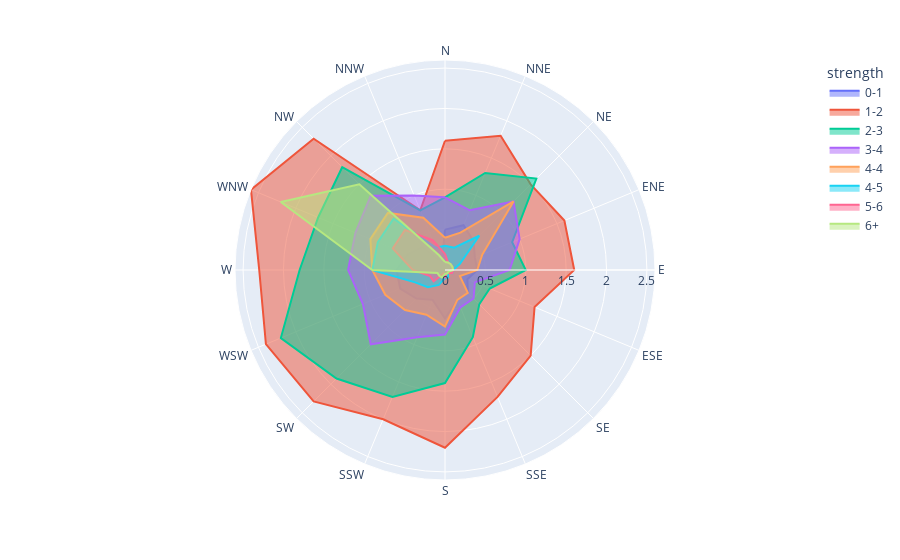

Source (notebook cell):
### Code cell
import plotly.express as px

#데이터 불러오기
df = px.data.wind()

#그래프 그리기
fig = px.line_polar(df, r="frequency", theta="direction", color="strength", line_close=True)

# 내부 색칠하기
fig.update_traces(fill='toself')

fig.show()

### Figure 1 — Plotly figure (JSON) as saved in the notebook; plotly's stock layout.template omitted (floating-point values rounded to 4 significant figures)
{"data": [{"fill": "toself", "hovertemplate": "strength=0-1<br>frequency=%{r}<br>direction=%{theta}<extra></extra>", "legendgroup": "0-1", "line": {"color": "#636efa", "dash": "solid"}, "marker": {"symbol": "circle"}, "mode": "lines", "name": "0-1", "r": [0.5, 0.6, 0.5, 0.4, 0.4, 0.3, 0.4, 0.4, 0.6, 0.4, 0.5, 0.6, 0.6, 0.5, 0.4, 0.1, 0.5], "showlegend": true, "subplot": "polar", "theta": ["N", "NNE", "NE", "ENE", "E", "ESE", "SE", "SSE", "S", "SSW", "SW", "WSW", "W", "WNW", "NW", "NNW", "N"], "type": "scatterpolar"}, {"fill": "toself", "hovertemplate": "strength=1-2<br>frequency=%{r}<br>direction=%{theta}<extra></extra>", "legendgroup": "1-2", "line": {"color": "#EF553B", "dash": "solid"}, "marker": {"symbol": "circle"}, "mode": "lines", "name": "1-2", "r": [1.6, 1.8, 1.5, 1.6, 1.6, 1.2, 1.5, 1.7, 2.2, 2, 2.3, 2.4, 2.3, 2.6, 2.3, 0.8, 1.6], "showlegend": true, "subplot": "polar", "theta": ["N", "NNE", "NE", "ENE", "E", "ESE", "SE", "SSE", "S", "SSW", "SW", "WSW", "W", "WNW", "NW", "NNW", "N"], "type": "scatterpolar"}, {"fill": "toself", "hovertemplate": "strength=2-3<br>frequency=%{r}<br>direction=%{theta}<extra></extra>", "legendgroup": "2-3", "line": {"color": "#00cc96", "dash": "solid"}, "marker": {"symbol": "circle"}, "mode": "lines", "name": "2-3", "r": [0.9, 1.3, 1.6, 0.9, 1, 0.6, 0.6, 0.9, 1.4, 1.7, 1.9, 2.2, 1.8, 1.7, 1.8, 0.8, 0.9], "showlegend": true, "subplot": "polar", "theta": ["N", "NNE", "NE", "ENE", "E", "ESE", "SE", "SSE", "S", "SSW", "SW", "WSW", "W", "WNW", "NW", "NNW", "N"], "type": "scatterpolar"}, {"fill": "toself", "hovertemplate": "strength=3-4<br>frequency=%{r}<br>direction=%{theta}<extra></extra>", "legendgroup": "3-4", "line": {"color": "#ab63fa", "dash": "solid"}, "marker": {"symbol": "circle"}, "mode": "lines", "name": "3-4", "r": [0.9, 0.8, 1.2, 1, 0.8, 0.4, 0.5, 0.5, 0.8, 0.9, 1.3, 1.1, 1.2, 1.2, 1.3, 1, 0.9], "showlegend": true, "subplot": "polar", "theta": ["N", "NNE", "NE", "ENE", "E", "ESE", "SE", "SSE", "S", "SSW", "SW", "WSW", "W", "WNW", "NW", "NNW", "N"], "type": "scatterpolar"}, {"fill": "toself", "hovertemplate": "strength=4-4<br>frequency=%{r}<br>direction=%{theta}<extra></extra>", "legendgroup": "4-4", "line": {"color": "#FFA15A", "dash": "solid"}, "marker": {"symbol": "circle"}, "mode": "lines", "name": "4-4", "r": [0.4, 0.5, 1.2, 0.5, 0.4, 0.2, 0.4, 0.4, 0.7, 0.6, 0.7, 0.8, 0.9, 1, 1, 0.7, 0.4], "showlegend": true, "subplot": "polar", "theta": ["N", "NNE", "NE", "ENE", "E", "ESE", "SE", "SSE", "S", "SSW", "SW", "WSW", "W", "WNW", "NW", "NNW", "N"], "type": "scatterpolar"}, {"fill": "toself", "hovertemplate": "strength=4-5<br>frequency=%{r}<br>direction=%{theta}<extra></extra>", "legendgroup": "4-5", "line": {"color": "#19d3f3", "dash": "solid"}, "marker": {"symbol": "circle"}, "mode": "lines", "name": "4-5", "r": [0.3, 0.3, 0.6, 0.2, 0.1, 0.1, 0.05, 0.1, 0.1, 0.2, 0.3, 0.4, 0.9, 0.9, 0.9, 0.3, 0.3], "showlegend": true, "subplot": "polar", "theta": ["N", "NNE", "NE", "ENE", "E", "ESE", "SE", "SSE", "S", "SSW", "SW", "WSW", "W", "WNW", "NW", "NNW", "N"], "type": "scatterpolar"}, {"fill": "toself", "hovertemplate": "strength=5-6<br>frequency=%{r}<br>direction=%{theta}<extra></extra>", "legendgroup": "5-6", "line": {"color": "#FF6692", "dash": "solid"}, "marker": {"symbol": "circle"}, "mode": "lines", "name": "5-6", "r": [0.2, 0.1, 0.1, 0.1, 0.1, 0.1, 0.05, 0.05, 0.1, 0.05, 0.2, 0.2, 0.4, 0.7, 0.7, 0.4, 0.2], "showlegend": true, "subplot": "polar", "theta": ["N", "NNE", "NE", "ENE", "E", "ESE", "SE", "SSE", "S", "SSW", "SW", "WSW", "W", "WNW", "NW", "NNW", "N"], "type": "scatterpolar"}, {"fill": "toself", "hovertemplate": "strength=6+<br>frequency=%{r}<br>direction=%{theta}<extra></extra>", "legendgroup": "6+", "line": {"color": "#B6E880", "dash": "solid"}, "marker": {"symbol": "circle"}, "mode": "lines", "name": "6+", "r": [0.1, 0.1, 0.1, 0.1, 0.1, 0.05, 0.05, 0.05, 0.05, 0.1, 0.1, 0.1, 0.9, 2.2, 1.5, 0.2, 0.1], "showlegend": true, "subplot": "polar", "theta": ["N", "NNE", "NE", "ENE", "E", "ESE", "SE", "SSE", "S", "SSW", "SW", "WSW", "W", "WNW", "NW", "NNW", "N"], "type": "scatterpolar"}], "layout": {"legend": {"title": {"text": "strength"}, "tracegroupgap": 0}, "margin": {"t": 60}, "polar": {"angularaxis": {"direction": "clockwise", "rotation": 90}, "domain": {"x": [0, 1], "y": [0, 1]}}}}
